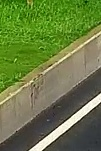
#> input picture IMG_PRECESS/1.jpg, 101 x 151 px
$ python -i videothread.py   (imports and definitions only)
#> lines starting #> are read from the running program, lines starting #| are printed output that depends on the picture
from PyQt5.QtCore import *
from PyQt5.QtWidgets import *
from PyQt5.QtGui import *
import time
import cv2
import numpy as np
# [8 lines that did not run here, left out]
        # self.signal.emit(self.frame)
        # print('im:')
        # self.signal.emit()
        #     if self.frame is None: return

def slot(frame):
    frame_ = cv2.cvtColor(frame,cv2.COLOR_BGR2GRAY)
    frame_ = self.mog.apply(frame_)
    _,frame_ = cv2.threshold(frame_,244,255,cv2.THRESH_BINARY)
    frame_ = cv2.morphologyEx(frame_,cv2.MORPH_CLOSE,None,iterations=3)
    area = []
    x= cv2.findContours(frame_,cv2.RETR_EXTERNAL,cv2.CHAIN_APPROX_SIMPLE)[1]
    for _1 in x:
        area_ = cv2.contourArea(_1)
        if area_<0 and area_<1000:
            continue
        x,y,w,h = cv2.boundingRect(_1)
        x1,y1 = x+w,y+h
        if any([w,h]<np.array((20,20))):
            continue
        # print(w,h)
        x,y,x1,y1 = map(int,[x,y,x1,y1])
        # [10 lines of commented-out code are left out]
        cv2.rectangle(frame,(x,y),(x1,y1),(0,255,0),2)
    # return frame
# [63 lines that did not run here, left out]


>>> import cv2
>>> picture = cv2.imread('../IMG_PRECESS/1.jpg')
#> picture is the input picture: shape (151, 101, 3); mean B, G, R 67.5, 123.7, 105.4
>>> result = slot(picture)
#> in slot, `frame_ = cv2.cvtColor(frame,cv2.COLOR_BGR2GRAY)`:
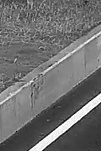
#> frame_: shape (151, 101); min 4, max 254, mean 111.8
#> (the run stopped early here; a loop or call above may not have finished)

$ run again, on IMG_PRECESS/2.jpg
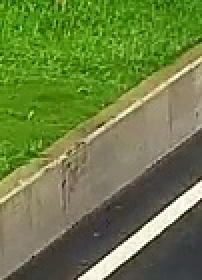
#> input picture IMG_PRECESS/2.jpg, 101 x 140 px (shown 2 times larger)
#> picture is the input picture: shape (140, 101, 3); mean B, G, R 67.6, 125.8, 107.2
#> in slot, `frame_ = cv2.cvtColor(frame,cv2.COLOR_BGR2GRAY)`:
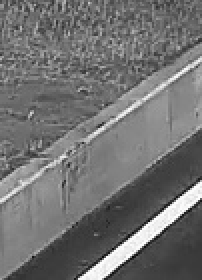
#> frame_: shape (140, 101) (shown 2 times larger); min 5, max 253, mean 113.6

$ run again, on IMG_PRECESS/t1.jpg
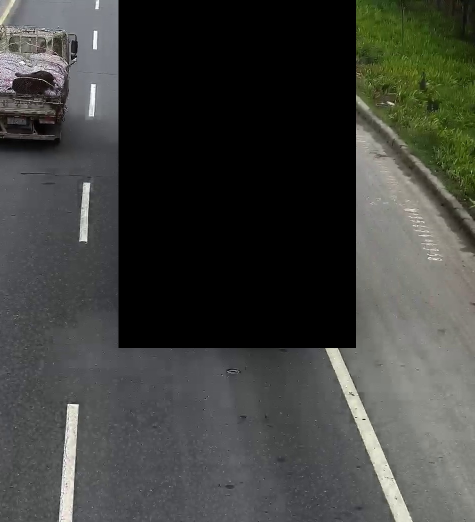
#> input picture IMG_PRECESS/t1.jpg, 949 x 1044 px (shown at 1/2 size)
#> picture is the input picture: shape (1044, 949, 3); mean B, G, R 60.4, 64.3, 62.8
#> in slot, `frame_ = cv2.cvtColor(frame,cv2.COLOR_BGR2GRAY)`:
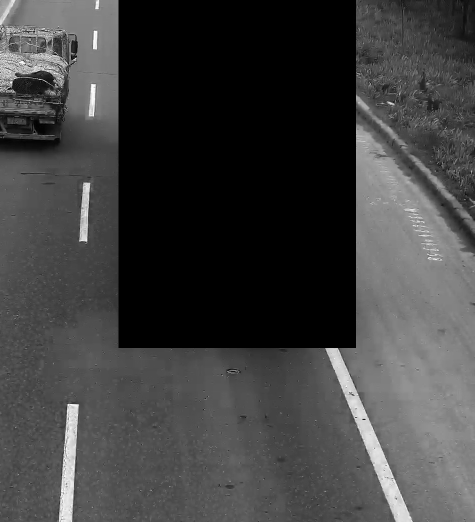
#> frame_: shape (1044, 949) (shown at 1/2 size); min 0, max 255, mean 63.4
